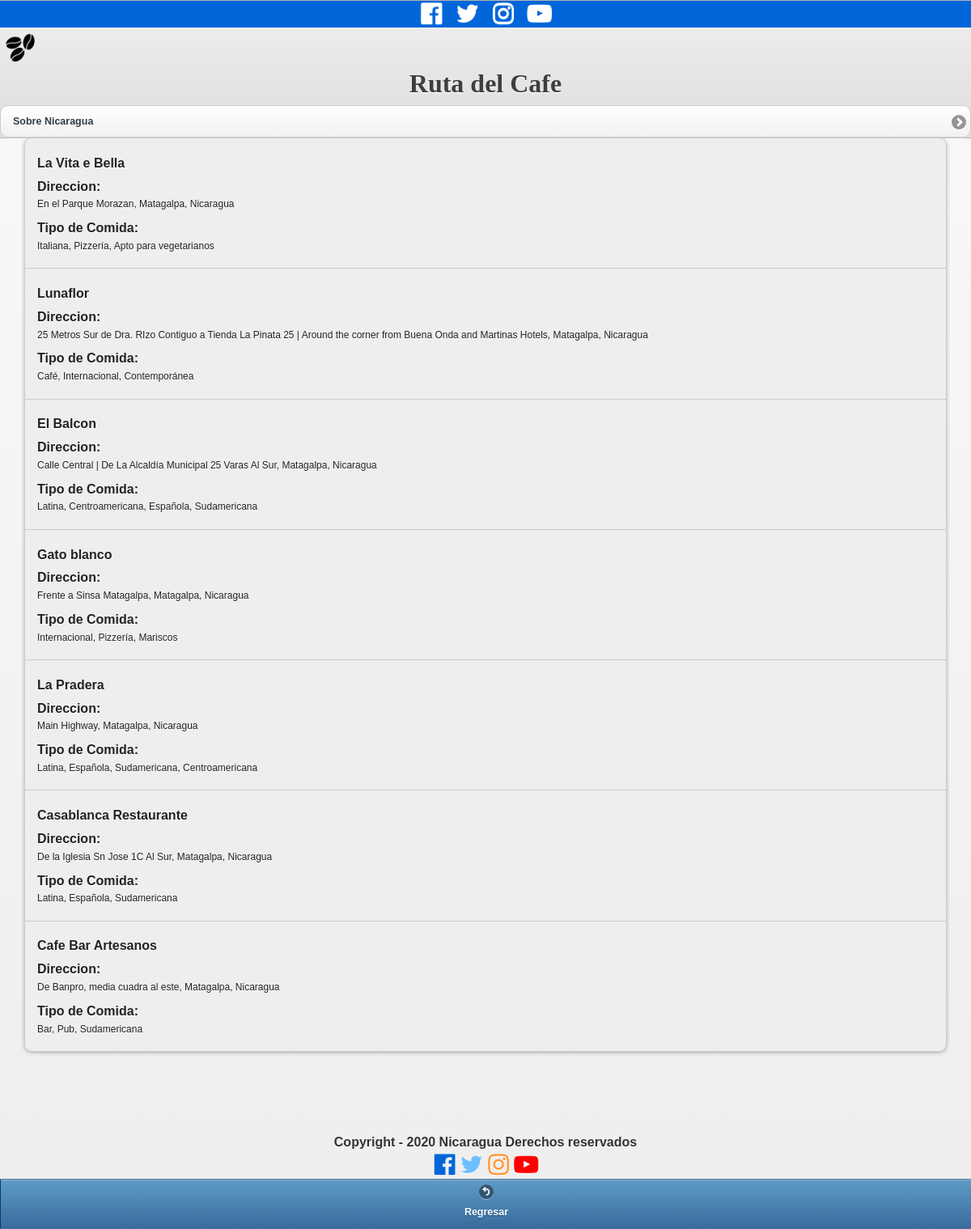
The app's page /restaurantes.php?iddepartamento=1 with its own data.
### tables this page shows
CREATE TABLE `tbl_restaurantes` (
  `idrestaurante` int(11) NOT NULL auto_increment,
  `idtrestaurante` varchar(30) NOT NULL,
  `nombre` varchar(100) NOT NULL,
  `direccion` varchar(300) NOT NULL,
  `descripcion` varchar(1000) NOT NULL,
  `iddepartamento` int(11) NOT NULL,
  PRIMARY KEY  (`idrestaurante`),
  KEY `Ref11` (`iddepartamento`),
  CONSTRAINT `Reftbl_departamentos1` FOREIGN KEY (`iddepartamento`) REFERENCES `tbl_departamentos` (`iddepartamento`)
);

### restaurantes.php (the view, shortened to what this page needs)
<?php
		include("utils/conexion.php");
		$id = $_GET["iddepartamento"];
    $sql = "SELECT * FROM tbl_restaurantes WHERE iddepartamento=".$id;
    $peticion = mysql_query($sql,$conexion);
?>
<!DOCTYPE html>
<html lang="en">
<head>
    <link rel="stylesheet" href="https://stackpath.bootstrapcdn.com/bootstrap/4.4.1/css/bootstrap.min.css">
    <link rel="stylesheet" href="https://cdnjs.cloudflare.com/ajax/libs/font-awesome/4.7.0/css/font-awesome.min.css">
    <link rel="stylesheet" href="css/myestilo.css">
    <link rel="stylesheet" type="text/css" href="jqm/jquery.mobile-1.2.0.css">
</head>
<body>
     <div data-role="page" data-theme="c" id="p1">
     <div data-role="header" data-theme="c" data-position="fixed">
     <div id="parte_superior">
              <a href="#"><i class="fa fa-facebook-official"></i></a>
              <a href="#"><i class="fa fa-twitter"></i></a>
              <a href="#"><i class="fa fa-instagram"></i></a>
              <a href="#"><i class="fa fa-youtube-play"></i></a>
     </div>
     <div id="menu">
        <div id="icono">
              <img src="img/cafe.png" alt="">
        </div>
      <h2 id="titulo" style="font-weight: bold; font-family: 'Trade Winds', cursive;">Ruta del Cafe</h2>
        <div id="menu_eleccion">
          <nav class="navegacion">
            <ul class="select" data-role="listview" data-inset="true"  data-theme="c">
                <li><a href="sobrenic.html">Sobre Nicaragua</a></li>
            </ul>
          </nav>
        </div>
     </div>
     </div>
     <header>
     <div id="content-departamentos">
     <ul class="" data-role="listview" data-inset="true" data-theme="c">
                <?php
                      while ($fila = mysql_fetch_array($peticion)){
                      echo '
                           <li>
                           <h1>'.utf8_encode($fila["nombre"]).'</h1>
                           <h3>Direccion:</h3>
                           <p>'.utf8_encode($fila["direccion"]).'<p>
                           <h3>Tipo de Comida:</h3>
                           <p>'.utf8_encode($fila["descripcion"]).'</p>
                           </li>
                        ';
                      }
	            ?>
     </ul>
     </div>
     </header>
     <footer class="footer">
         <p>Copyright - 2020 Nicaragua Derechos reservados</p>
         <a href="#"><i class="fa fa-facebook-official" style="color:#0066D9"></i></a>
         <a href="#"><i class="fa fa-twitter" style="color:#6FBEFF"></i></a>
         <a href="#"><i class="fa fa-instagram" style="color:#FF952C"></i></a>
         <a href="#"><i class="fa fa-youtube-play" style="color:#FF0000"></i></a>
     </footer>
     <div data-role="footer" data-position="fixed" data-theme="b">
        <div data-role="navbar">
        <ul>
            <li><a href="#" data-rel="back" data-icon="back">Regresar</a></li>
        </ul>
        </div>
    </div>
</body>
</html>

### css/myestilo.css (style rules this page uses)
* { margin: 0; padding: 0; font-family: 'Spartan', sans-serif; }
#parte_superior { background: #0066D9; color: #fff; border-width: 1px; }
#parte_superior { text-align: center; }
#parte_superior a { margin: 5px; }
#parte_superior a i { width: 30px; height: 30px; color: #fff; font-size: 30px; }
#menu #icono img { width: 50px; height: 50px; }
header { width: 95%; margin: 0 auto; }
#titulo { text-align: center; }
.footer { margin-top: 100px; width: 100%; text-align: center; }
.footer p { margin-top: 5px; margin-bottom: 0; font-weight: bold; }
.footer a i { font-size: 30px; margin-left: 2px; color: #fff; }

### records on screen
tbl_restaurantes: nombre "La Vita e Bella", direccion "En el Parque Morazan, Matagalpa, Nicaragua", descripcion "Italiana, Pizzería, Apto para vegetarianos"
tbl_restaurantes: nombre "Lunaflor", direccion "25 Metros Sur de Dra. RIzo Contiguo a Tienda La Pinata 25 | Around the corner from Buena Onda and Martinas Hotels, Matagalpa, Nicaragua", descripcion "Café, Internacional, Contemporánea"
tbl_restaurantes: nombre "El Balcon", direccion "Calle Central | De La Alcaldía Municipal 25 Varas Al Sur, Matagalpa, Nicaragua", descripcion "Latina, Centroamericana, Española, Sudamericana"
tbl_restaurantes: nombre "Gato blanco", direccion "Frente a Sinsa Matagalpa, Matagalpa, Nicaragua", descripcion "Internacional, Pizzería, Mariscos"
tbl_restaurantes: nombre "La Pradera", direccion "Main Highway, Matagalpa, Nicaragua", descripcion "Latina, Española, Sudamericana, Centroamericana"
tbl_restaurantes: nombre "Casablanca Restaurante", direccion "De la Iglesia Sn Jose 1C Al Sur, Matagalpa, Nicaragua", descripcion "Latina, Española, Sudamericana"
tbl_restaurantes: nombre "Cafe Bar Artesanos", direccion "De Banpro, media cuadra al este, Matagalpa, Nicaragua", descripcion "Bar, Pub, Sudamericana"
